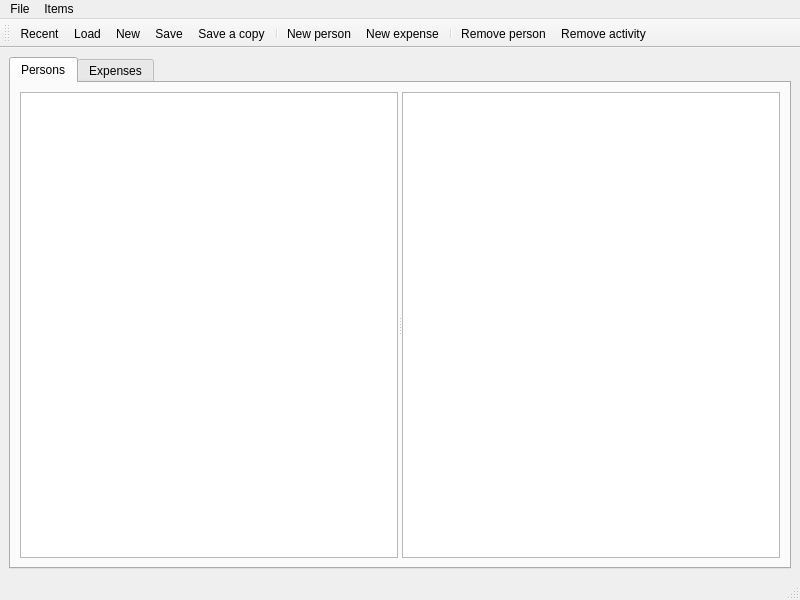
<?xml version="1.0" encoding="UTF-8"?>
<ui version="4.0">
 <class>caillasse</class>
 <widget class="QMainWindow" name="caillasse">
  <property name="geometry">
   <rect>
    <x>0</x>
    <y>0</y>
    <width>800</width>
    <height>600</height>
   </rect>
  </property>
  <property name="windowTitle">
   <string>Caillasse</string>
  </property>
  <widget class="QWidget" name="centralwidget">
   <layout class="QVBoxLayout" name="verticalLayout">
    <item>
     <widget class="QTabWidget" name="tabs">
      <property name="accessibleName">
       <string notr="true"/>
      </property>
      <property name="currentIndex">
       <number>0</number>
      </property>
      <widget class="QWidget" name="Persons">
       <attribute name="title">
        <string>Persons</string>
       </attribute>
       <layout class="QVBoxLayout" name="verticalLayout_3">
        <item>
         <widget class="QSplitter" name="splitter_2">
          <property name="orientation">
           <enum>Qt::Horizontal</enum>
          </property>
          <widget class="QTableView" name="all_persons">
           <property name="accessibleName">
            <string/>
           </property>
           <attribute name="horizontalHeaderVisible">
            <bool>true</bool>
           </attribute>
          </widget>
          <widget class="QTableView" name="one_person"/>
         </widget>
        </item>
       </layout>
      </widget>
      <widget class="QWidget" name="Expenses">
       <attribute name="title">
        <string>Expenses</string>
       </attribute>
       <layout class="QVBoxLayout" name="verticalLayout_2">
        <item>
         <widget class="QSplitter" name="splitter">
          <property name="orientation">
           <enum>Qt::Horizontal</enum>
          </property>
          <widget class="QTableView" name="all_expenses"/>
          <widget class="QTableView" name="one_expense"/>
         </widget>
        </item>
       </layout>
      </widget>
     </widget>
    </item>
   </layout>
  </widget>
  <widget class="QMenuBar" name="menubar">
   <property name="geometry">
    <rect>
     <x>0</x>
     <y>0</y>
     <width>800</width>
     <height>21</height>
    </rect>
   </property>
   <widget class="QMenu" name="menuLoad">
    <property name="title">
     <string>File</string>
    </property>
    <addaction name="actionNew"/>
    <addaction name="actionSave"/>
    <addaction name="actionSave_copy"/>
    <addaction name="actionLoad"/>
    <addaction name="actionRecent"/>
   </widget>
   <widget class="QMenu" name="menuItems">
    <property name="title">
     <string>Items</string>
    </property>
    <addaction name="actionNew_person"/>
    <addaction name="actionNew_expense"/>
    <addaction name="separator"/>
    <addaction name="actionRemove_person"/>
    <addaction name="actionRemove_activity"/>
   </widget>
   <addaction name="menuLoad"/>
   <addaction name="menuItems"/>
  </widget>
  <widget class="QStatusBar" name="statusbar"/>
  <widget class="QToolBar" name="toolBar">
   <property name="windowTitle">
    <string>toolBar</string>
   </property>
   <attribute name="toolBarArea">
    <enum>TopToolBarArea</enum>
   </attribute>
   <attribute name="toolBarBreak">
    <bool>false</bool>
   </attribute>
   <addaction name="actionRecent"/>
   <addaction name="actionLoad"/>
   <addaction name="actionNew"/>
   <addaction name="actionSave"/>
   <addaction name="actionSave_copy"/>
   <addaction name="separator"/>
   <addaction name="actionNew_person"/>
   <addaction name="actionNew_expense"/>
   <addaction name="separator"/>
   <addaction name="actionRemove_person"/>
   <addaction name="actionRemove_activity"/>
  </widget>
  <action name="actionSave">
   <property name="text">
    <string>Save</string>
   </property>
  </action>
  <action name="actionLoad">
   <property name="text">
    <string>Load</string>
   </property>
  </action>
  <action name="actionRecent">
   <property name="text">
    <string>Recent</string>
   </property>
  </action>
  <action name="actionSave_copy">
   <property name="text">
    <string>Save a copy</string>
   </property>
  </action>
  <action name="actionNew">
   <property name="text">
    <string>New</string>
   </property>
  </action>
  <action name="actionNew_person">
   <property name="text">
    <string>New person</string>
   </property>
   <property name="shortcut">
    <string>Ctrl+P</string>
   </property>
  </action>
  <action name="actionNew_expense">
   <property name="text">
    <string>New expense</string>
   </property>
   <property name="toolTip">
    <string>New expense</string>
   </property>
   <property name="shortcut">
    <string>Ctrl+E</string>
   </property>
  </action>
  <action name="actionRemove_person">
   <property name="text">
    <string>Remove person</string>
   </property>
  </action>
  <action name="actionRemove_activity">
   <property name="text">
    <string>Remove activity</string>
   </property>
  </action>
 </widget>
 <resources/>
 <connections/>
</ui>
